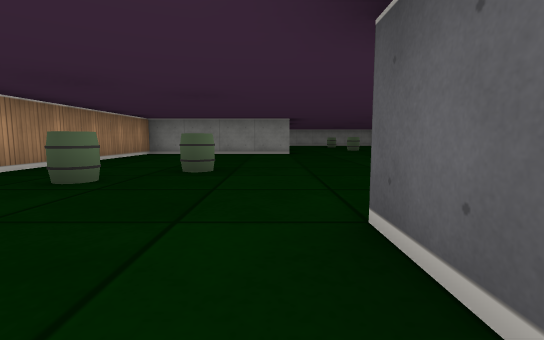
View 1 (above)

21 first-person views from a walk through a cub3D ray-caster map. The camera is about half as high as the walls, tilts 6° down and sees 85° across. The floor is counted in squares. Each view is taken from the middle of a square. On the plan, view 1 faces up. The plan holds only what a view shows up to about 9 squares ahead; the rest is blank.

View 2
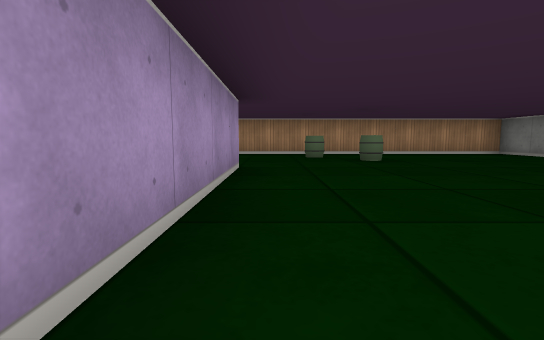

View 3
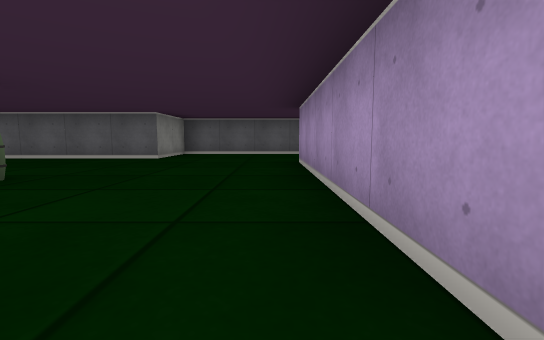

View 4
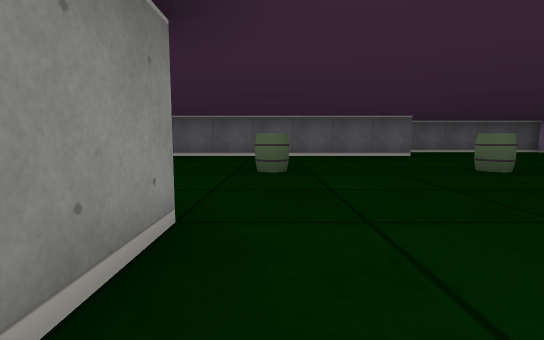

View 5
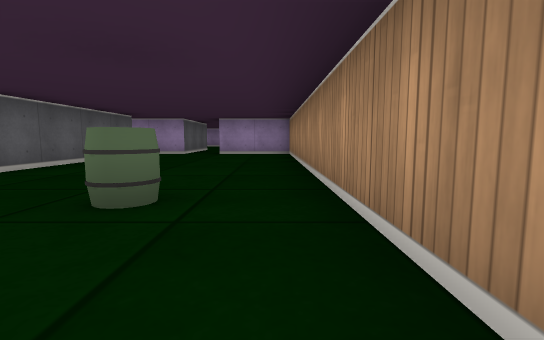

View 6
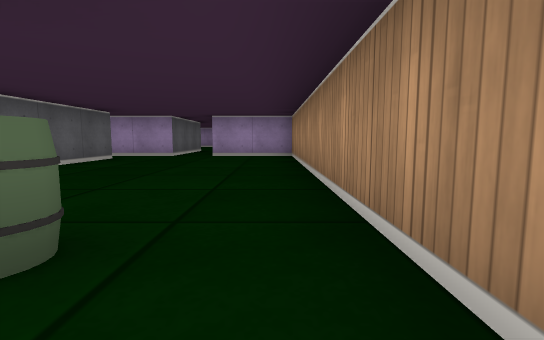

View 7
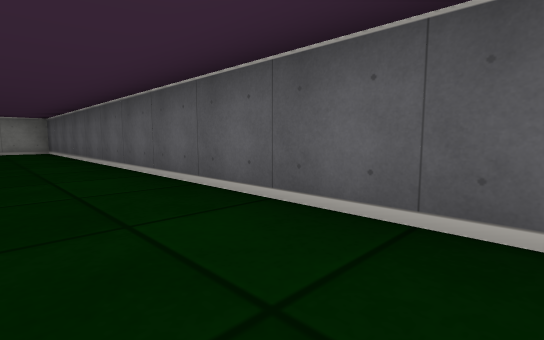

View 8
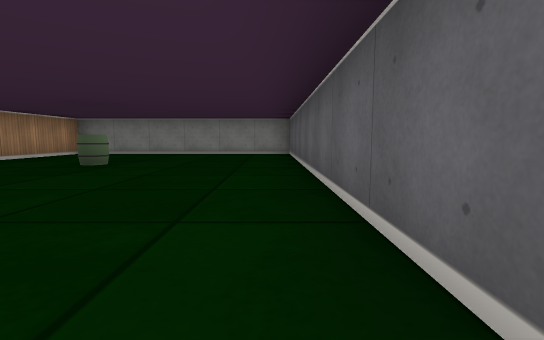

View 9
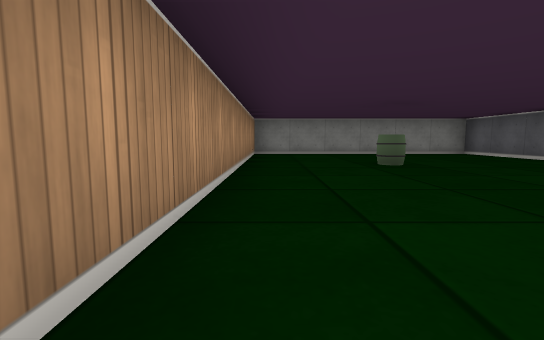

View 10
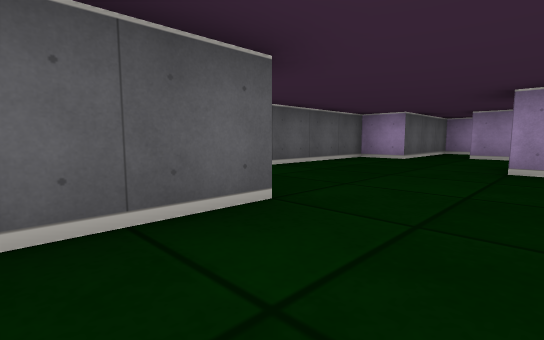

View 11
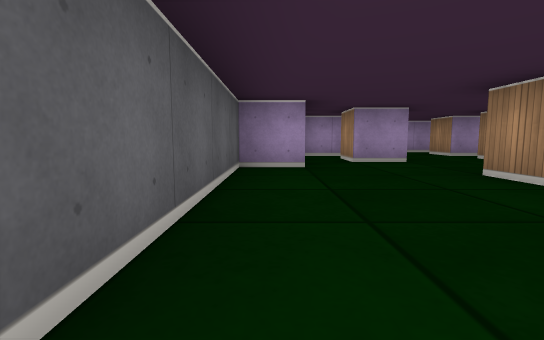

View 12
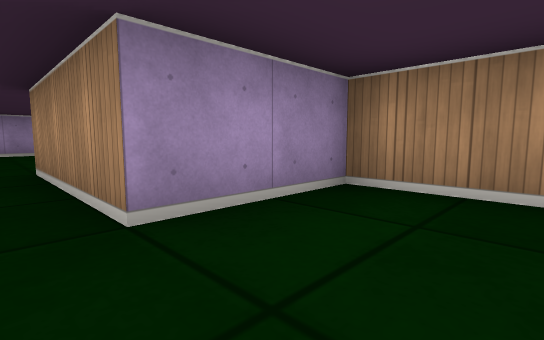

View 13
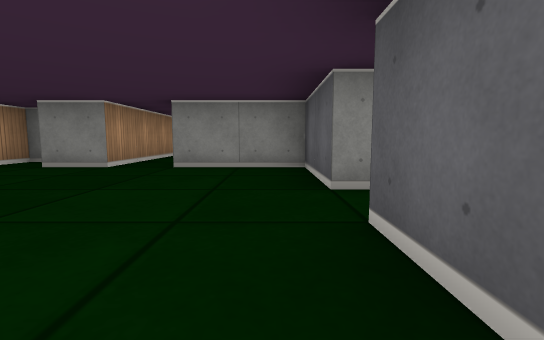

View 14
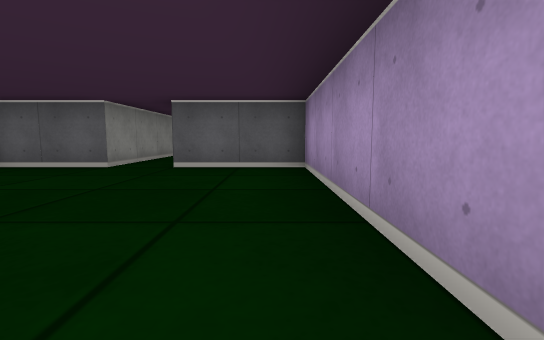

View 15
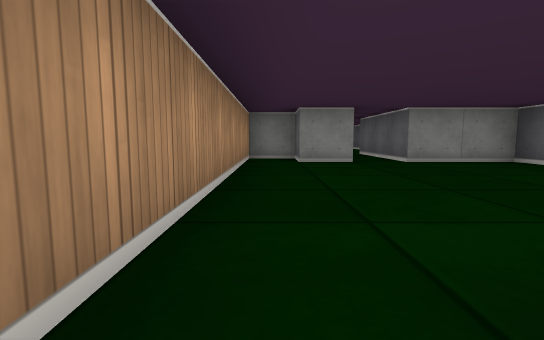

View 16
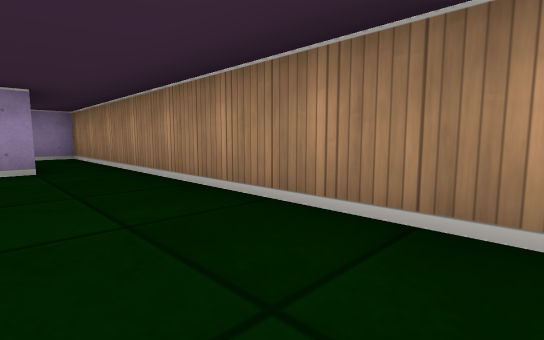

View 17
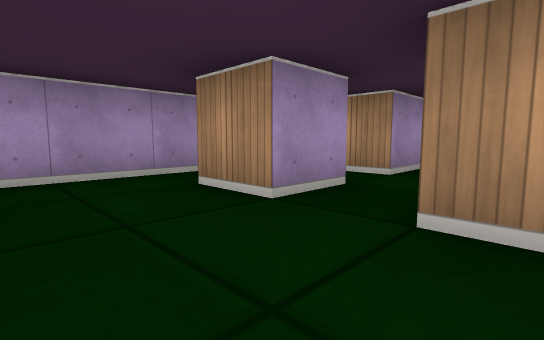

View 18
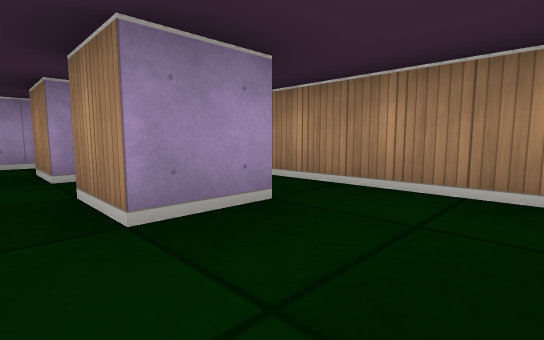

View 19
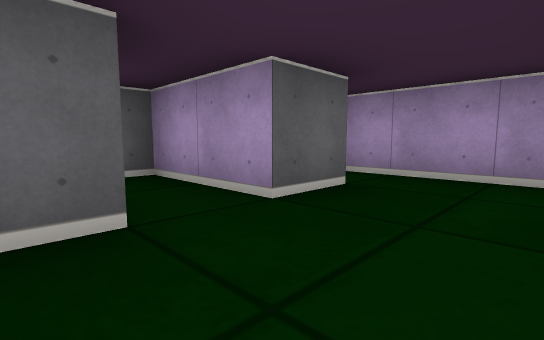

View 20
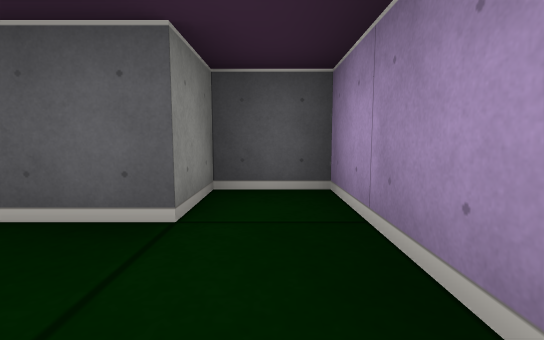

View 21
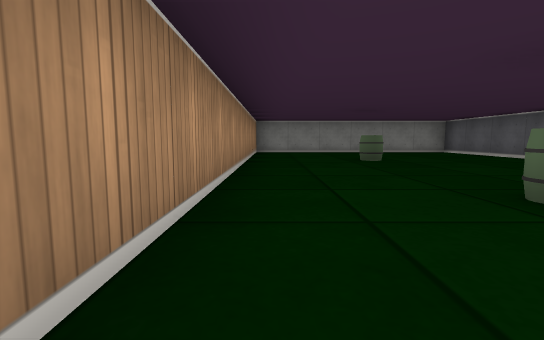

### Floor plan
Ten units are one square. View 1 is at (0, 0); x grows to the right and y downward. Boxes are objects, and circles mark ways between rooms. Rooms are numbered by the first view taken in them; rooms with no view inside come last. Other rooms are left out.
<svg viewBox="-40 -190 130 340">
<path fill="none" stroke="#000" d="M5 -85 -35 -85 -35 35 -15 35M85 -5 85 -45 65 -45 65 -185 5 -185 5 -95M5 25 5 -15 55 -15 55 -5M-5 35 15 35M-26 115 15 115 15 95M-15 35 -15 65 -25 65 -25 55 -35 55 -35 115M45 85 15 85 15 65 -5 65 -5 35M-35 115 -35 145 -28 145M54 15 65 15 65 25M25 15 35 15 35 25M55 26 55 20M24 35 35 35 35 45M15 35 15 41M15 0 15 25M29 55 65 55 65 45 55 45 55 35 75 35 75 5 85 5 85 -5"/>
<rect x="-25" y="-35" width="10" height="10" fill="#bbb"><title>barrel</title></rect>
<rect x="-15" y="-45" width="10" height="10" fill="#bbb"><title>barrel</title></rect>
<rect x="25" y="-55" width="10" height="10" fill="#bbb"><title>barrel</title></rect>
<rect x="25" y="-85" width="10" height="10" fill="#bbb"><title>barrel</title></rect>
<rect x="25" y="-115" width="10" height="10" fill="#bbb"><title>barrel</title></rect>
<rect x="25" y="-155" width="10" height="10" fill="#bbb"><title>barrel</title></rect>
<circle cx="-10" cy="40" r="3" fill="#2a7"/>
<circle cx="10" cy="30" r="3" fill="#2a7"/>
<circle cx="70" cy="-10" r="3" fill="#2a7"/>
<circle cx="-30" cy="125" r="3" fill="#2a7"/>
<text x="20" y="-70">1</text>
<text x="-10" y="90">2</text>
<text x="-20" y="140">3</text>
<text x="40" y="20">4</text>
</svg>
Room 1 opens to room 2. Room 1 opens to room 4. Room 2 opens to room 3.

Where each view was taken, in squares from view 1:
view 1: 0 up, 0 right, facing up
view 2: 2 up, 5 right, facing left
view 3: 2 up, 0 right, facing right
view 4: 8 up, 1 left, facing right
view 5: 5 up, 3 left, facing down
view 6: 4 up, 3 left, facing down
view 7: 8 up, 5 right, facing up-right
view 8: 10 up, 6 right, facing up
view 9: 10 up, 1 right, facing up
view 10: 6 up, 5 right, facing down-right
view 11: 4 up, 8 right, facing down
view 12: 2 down, 1 left, facing down-left
view 13: 11 down, 1 right, facing up
view 14: 11 down, 3 left, facing right
view 15: 12 down, 3 left, facing up
view 16: 7 down, 2 left, facing down-left
view 17: 2 down, 5 right, facing down-left
view 18: 0 up, 4 right, facing down-left
view 19: 2 down, 4 right, facing down-right
view 20: 5 down, 4 right, facing right
view 21: 9 up, 1 right, facing up
